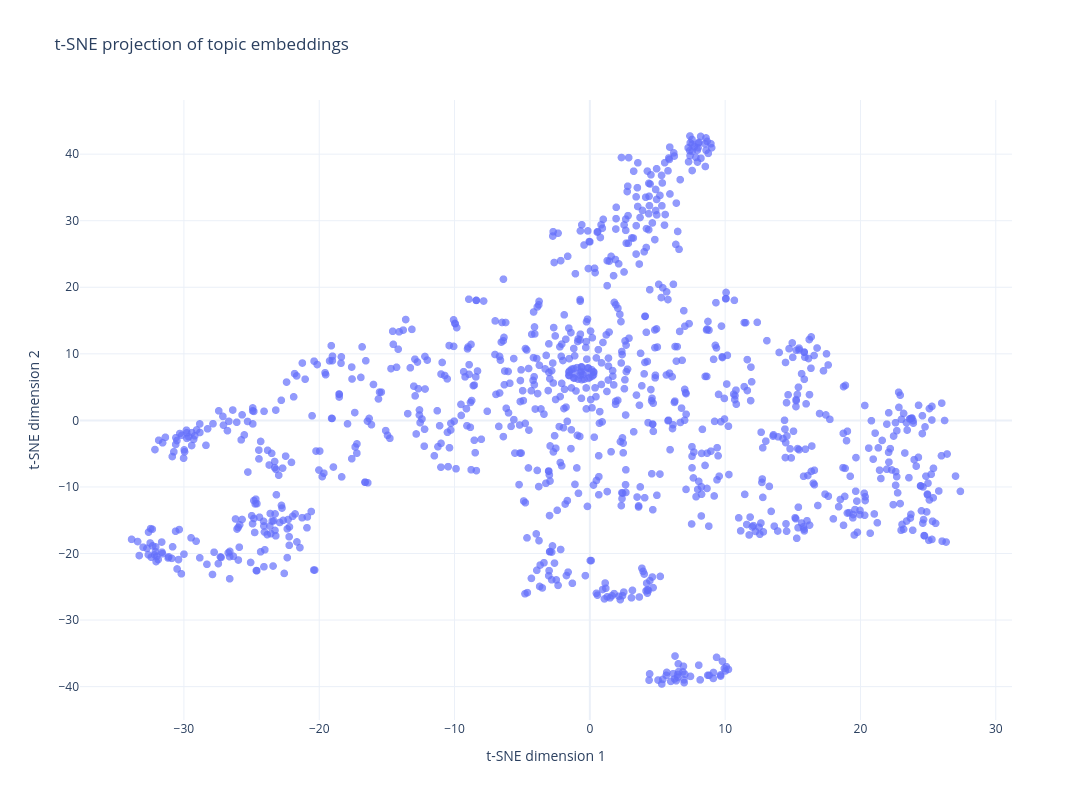

This figure's notebook cell:
### Markdown cell above
# 7. Exploration of embedding vectors

### Code cell
import plotly.express as px
from sklearn.manifold import TSNE
import matplotlib.pyplot as plt


topic_labels = unnormalized_ppmi.index.to_numpy()

tsne = TSNE(n_components=2, perplexity=30, init="pca", learning_rate="auto", random_state=42)
topic_embeddings_2d = tsne.fit_transform(topic_embeddings)

tsne_topics = pd.DataFrame(topic_embeddings_2d, index=topic_labels, columns=["tsne_1", "tsne_2"],)
tsne_topics = pd.DataFrame(topic_embeddings_2d,columns=["tsne_1", "tsne_2"])
tsne_topics["topic"] = topic_labels

fig = px.scatter(
    tsne_topics,
    x="tsne_1",
    y="tsne_2",
    hover_name="topic",
    hover_data={
        "topic": False,
        "tsne_1": ":.3f",
        "tsne_2": ":.3f",
    },
    title="t-SNE projection of topic embeddings",
    labels={
        "tsne_1": "t-SNE dimension 1",
        "tsne_2": "t-SNE dimension 2",
    },
)

fig.update_traces(marker={"size": 8, "opacity": 0.7})
fig.update_layout(width=1100, height=800, template="plotly_white")
fig.show()

### Figure 1 — Plotly figure (JSON) as saved in the notebook; plotly's stock layout.template omitted (floating-point values rounded to 4 significant figures; data arrays with more than 128 entries replaced by an {"elided": "..."} marker saying what was removed)
{"data": [{"customdata": {"elided": "1072x1 str values"}, "hovertemplate": "<b>%{hovertext}</b><br><br>t-SNE dimension 1=%{x:.3f}<br>t-SNE dimension 2=%{y:.3f}<extra></extra>", "hovertext": {"elided": "1072 str values"}, "legendgroup": "", "marker": {"color": "#636efa", "opacity": 0.7, "size": 8, "symbol": "circle"}, "mode": "markers", "name": "", "showlegend": false, "type": "scattergl", "x": {"elided": "1072 float values"}, "xaxis": "x", "y": {"elided": "1072 float values"}, "yaxis": "y"}], "layout": {"height": 800, "legend": {"tracegroupgap": 0}, "title": {"text": "t-SNE projection of topic embeddings"}, "width": 1100, "xaxis": {"anchor": "y", "domain": [0, 1], "title": {"text": "t-SNE dimension 1"}}, "yaxis": {"anchor": "x", "domain": [0, 1], "title": {"text": "t-SNE dimension 2"}}}}
